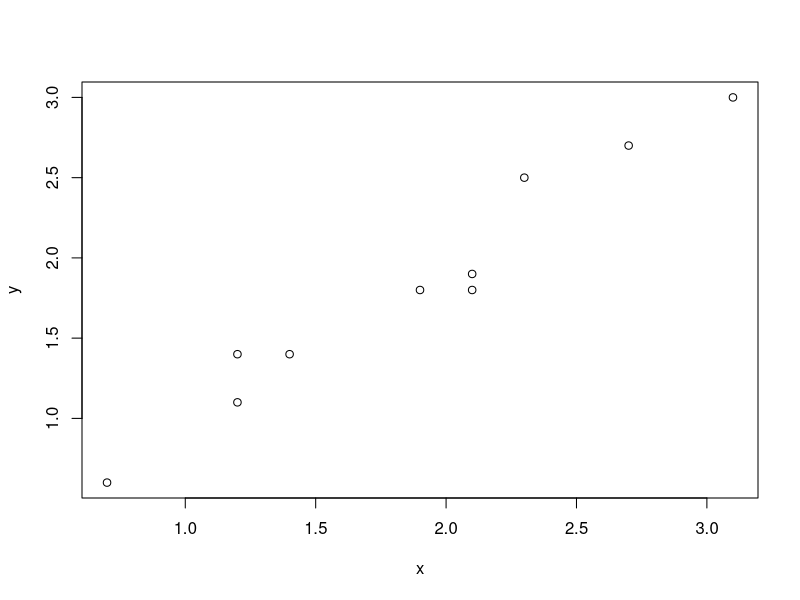
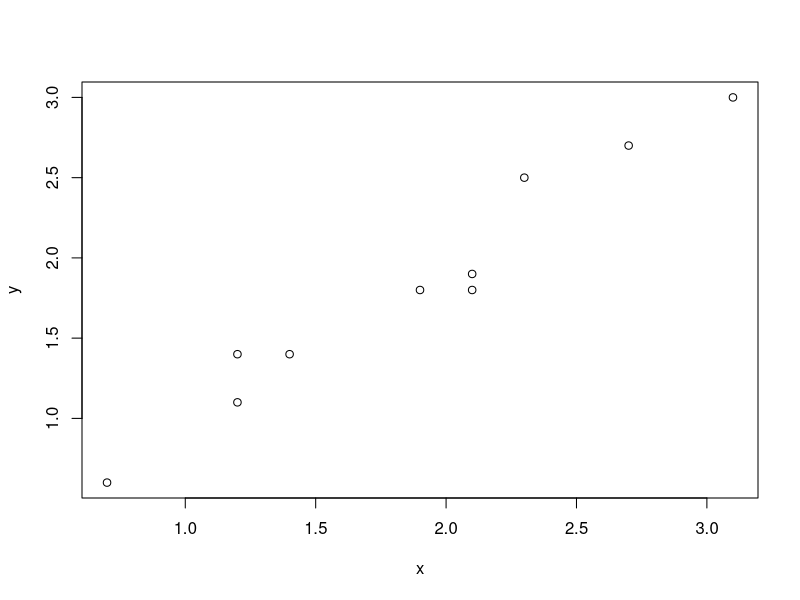
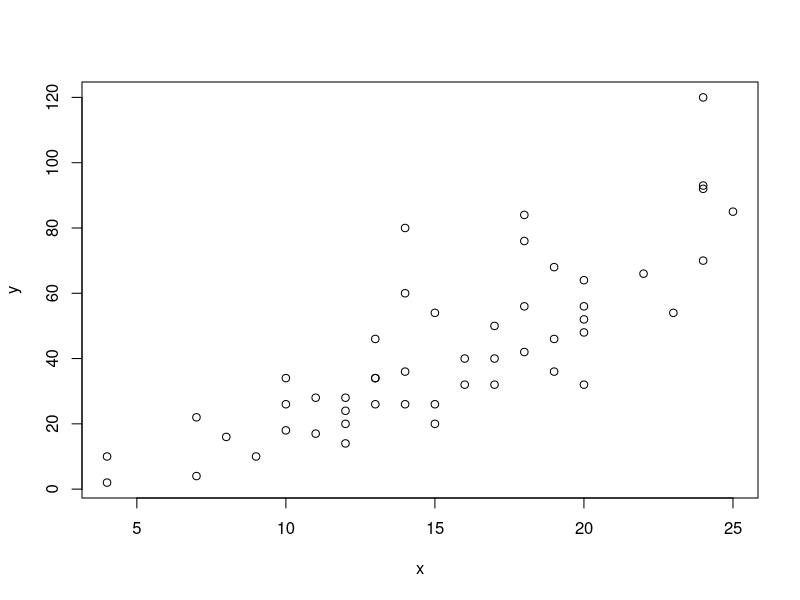

These charts were generated, in order, by the following R code:
#########################################################
#                                                       #
# PRACTICAL SESSION 1                                   #
# MODELING INFECTIOUS DISEAES USING R                   #
# ZIv Shkedy, Rashider Aloni, Leyla Kodalci             #
# Hasselt University, Belgium                           #
# 4th PhD week, Gondar University, Ethiopia             #
# JKUAT, Kenya                                          #
# SUSAN-SSACAB 2019 Conference, South Africa            #
# MID course, Gondar University, Ethiopia               #
# STEAM-3D , Cape Town, 2026                            #
#########################################################



#########################################################
#                                                       #
#   PART 1: objects                                     #
#                                                       #
#########################################################


x<-c(1.9,1.2,0.7,2.7,1.2,3.1,2.3,2.1,2.1,1.4)
x
y<-c(1.8,1.1,0.6,2.7,1.4,3.0,2.5,1.9,1.8,1.4)
y

#########################################################
#                                                       #
#   PART 2: calculate the mean                          #
#                                                       #
#########################################################


mean(x)
mean(y)

#########################################################
#                                                       #
#   PART 3: correlation and plot                        #
#                                                       #
#########################################################

cor(x,y)
plot(x,y)

#########################################################
#                                                       #
#   PART 4a: run in a function                          #
#                                                       #
#########################################################



discript<-function(x,y)
{
print(mean(x))
print(mean(y))
print(cor(x,y))
plot(x,y)
}

#########################################################
#                                                       #
#   PART 4b: apply to the data                          #
#                                                       #
#########################################################

discript(x,y)


#########################################################
#                                                       #
#   PART 5: apply to the cars data                      #
#                                                       #
#########################################################


help(cars)
head(cars)
discript(cars[,1],cars[,2])
